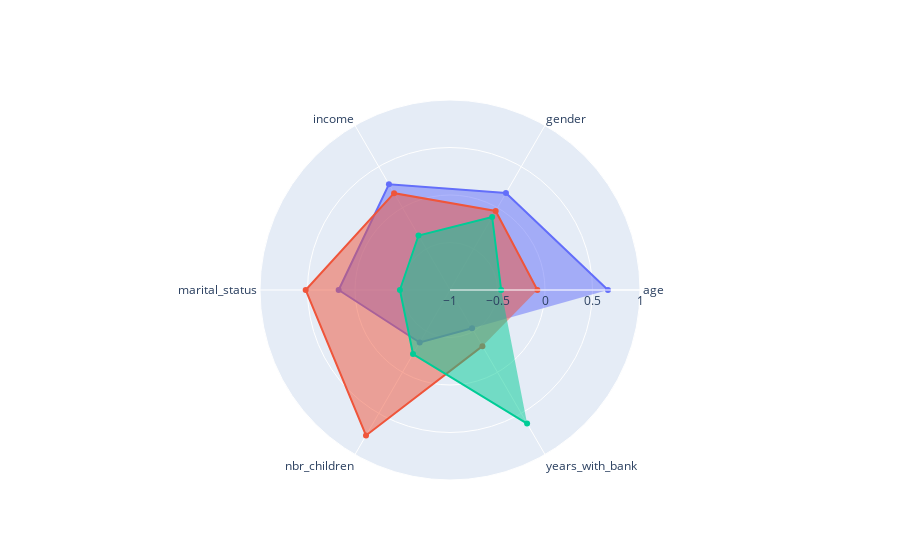

This figure's notebook cell:
### Markdown cell above
3 Clusters:

### Code cell
y_km = KMeansClusters(3)
plotRadar(dataScaled,y_km)

### Figure 1 — Plotly figure (JSON) as saved in the notebook; plotly's stock layout.template omitted (floating-point values rounded to 4 significant figures)
{"data": [{"fill": "toself", "name": "cluster0", "r": [0.6627, 0.1779, 0.2855, 0.1721, -0.3618, -0.5358], "theta": ["age", "gender", "income", "marital_status", "nbr_children", "years_with_bank"], "type": "scatterpolar"}, {"fill": "toself", "name": "cluster1", "r": [-0.08029, -0.03868, 0.1772, 0.5192, 0.7683, -0.3176], "theta": ["age", "gender", "income", "marital_status", "nbr_children", "years_with_bank"], "type": "scatterpolar"}, {"fill": "toself", "name": "cluster2", "r": [-0.4613, -0.1127, -0.3371, -0.4728, -0.2217, 0.623], "theta": ["age", "gender", "income", "marital_status", "nbr_children", "years_with_bank"], "type": "scatterpolar"}], "layout": {"polar": {"radialaxis": {"range": [-1, 1], "visible": true}}, "showlegend": false}}
